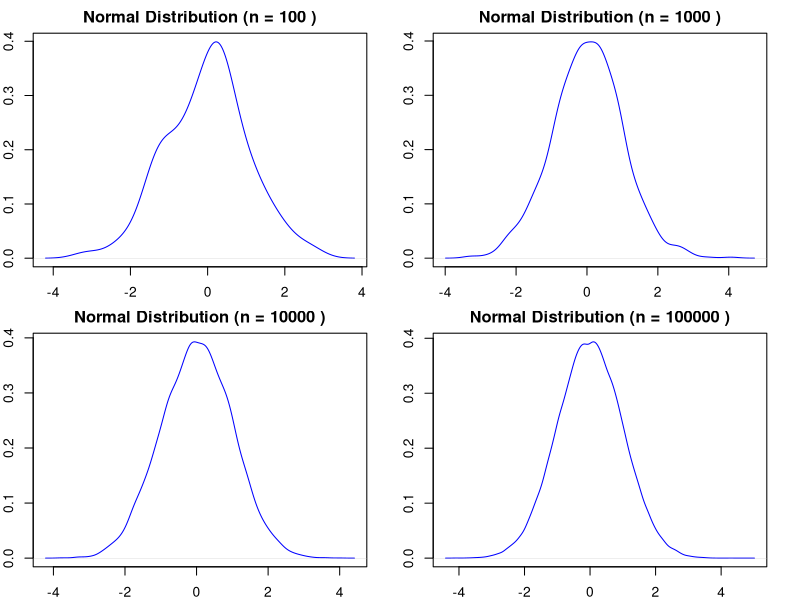
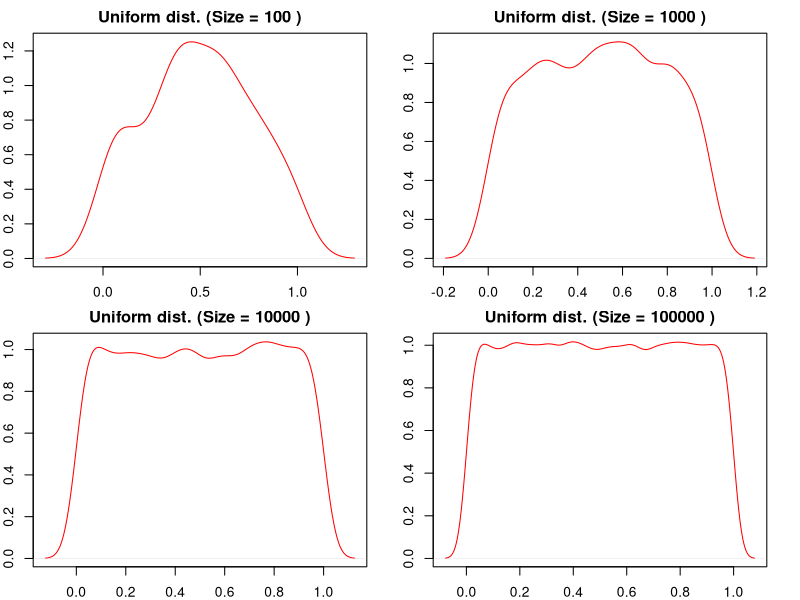
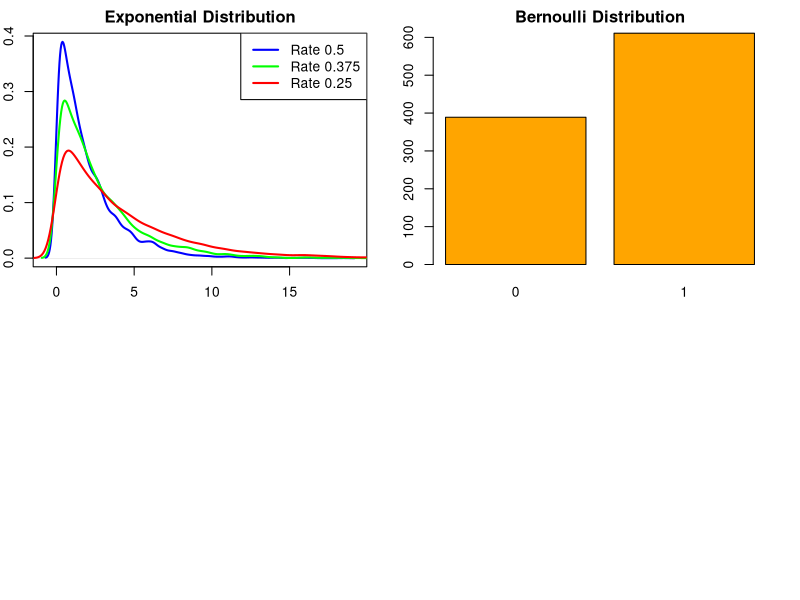
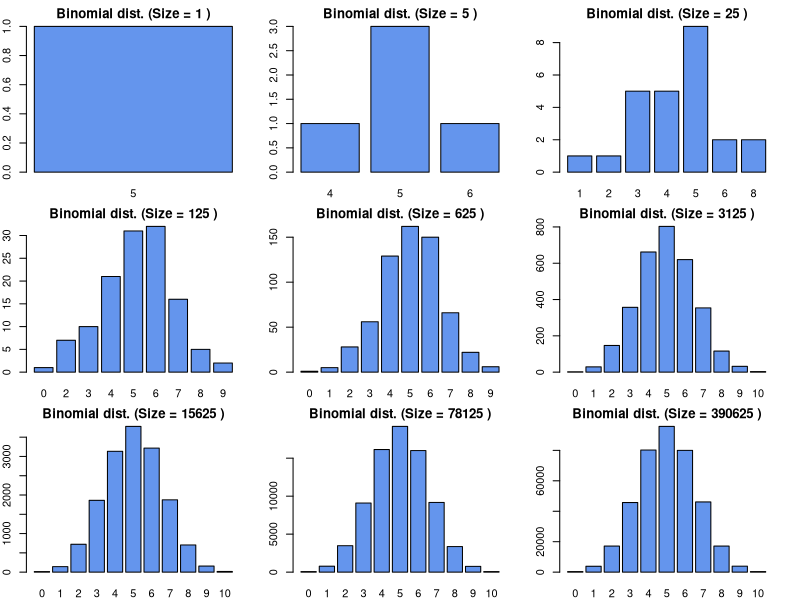
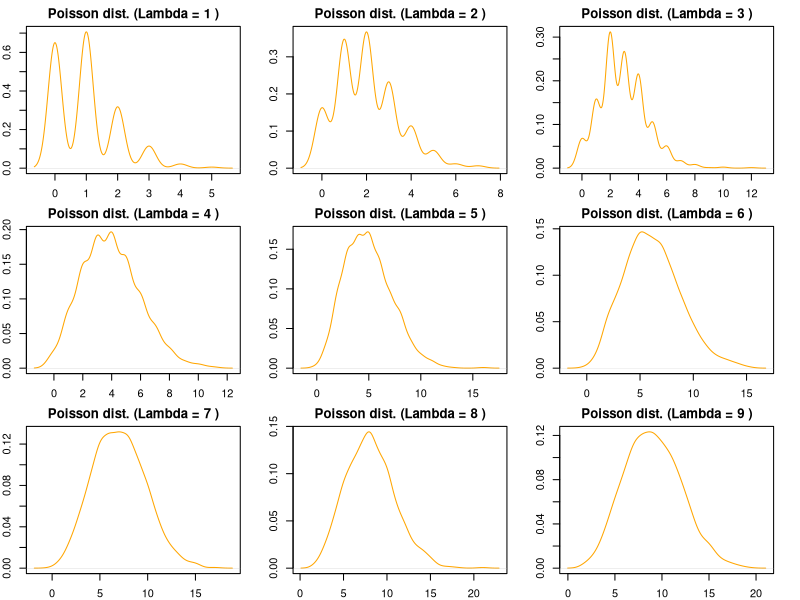
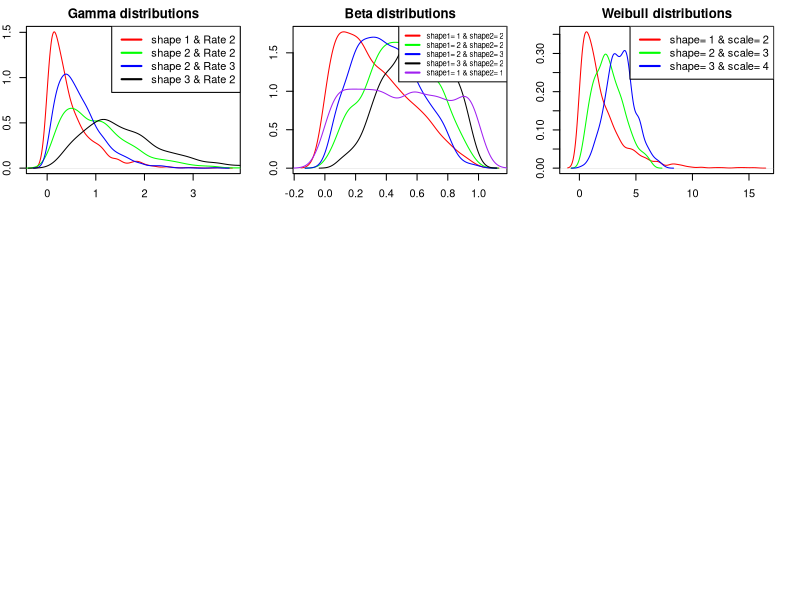
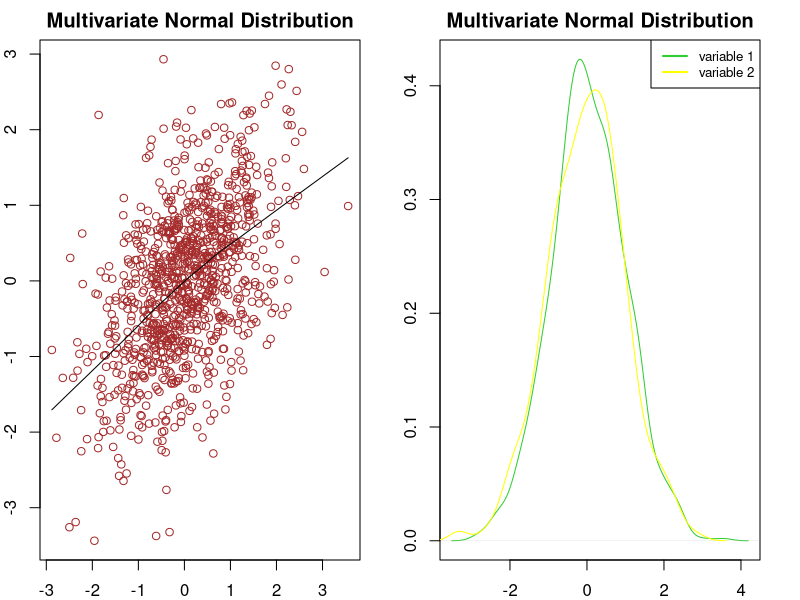
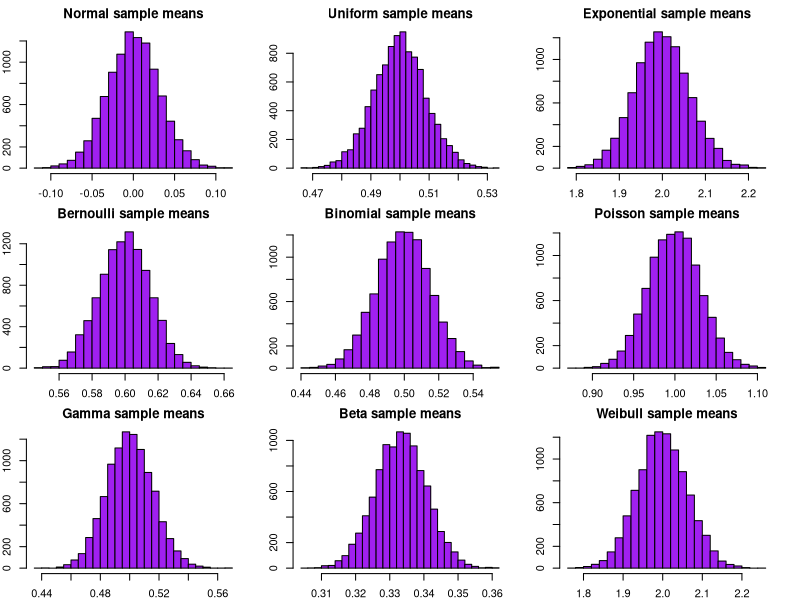

Write the R code that produced these figures, in order.
## ---- chunk 1
knitr::opts_chunk$set(collapse = TRUE, fig.show = 'all', options(scipen = 999))
## ---- chunk 2
#set the random number generator seed for reproducible results
set.seed(111)
#create a 2 by 2 grid of plots
par(mar=c(2,2,2,2), mfrow = c(2, 2))
#generate data from the standard normal distribution with different sample sizes
sample_sizes <- c(100, 1000, 10000, 100000)
for (size in sample_sizes) {
  data <- rnorm(size, mean = 0, sd = 1)
  #create a density plot for each sample size
  plot(density(data), col = "blue", 
       main = paste("Normal Distribution (n =", size, ")"))
  # Calculate summary statistics
  mean_data <- mean(data)
  sd_data <- sd(data)
  cat("Summary Statistics (n =", size, "):\n")
  cat("Mean:", mean_data, "\n")
  cat("Standard Deviation:", sd_data, "\n\n")}
# Reset the plotting layout to default
par(mfrow = c(1, 1))

## ---- chunk 3
rm(list=ls())#clear the workspace(incase we reuse variable names)
#generate data from a uniform distribution
set.seed(111)
minu <- 0
maxu <- 1
sizes <- c(100, 1000, 10000, 100000)
par(mar=c(2,2,2,2),mfrow=c(2,2))
for (i in 1:length(sizes)) {
  size <- sizes[i]
    #generate data from the binomial distribution
  datau <- runif(size, minu, maxu)
  #create a bar chart
  plot(density(datau), main = paste("Uniform dist. (Size =", size, ")"),
       col = "red")}
## ---- chunk 4
rm(list=ls())
#generate data from exponential distributions with different rates of decay
set.seed(111)
data_rate_0.5 <- rexp(10000, rate = 0.5)
data_rate_0.375 <- rexp(10000, rate = 0.375)
data_rate_0.25 <- rexp(10000, rate = 0.25)
#create a plot with density lines
#resize plotting window
par(mar=c(2,2,2,2))
plot(density(data_rate_0.5), col = "blue", lwd = 2, main = "Exponential Distribution", xlab = "Values", ylab = "Density")
lines(density(data_rate_0.375), col = "green", lwd = 2)
lines(density(data_rate_0.25), col = "red", lwd = 2)
legend("topright", legend = c("Rate 0.5", "Rate 0.375", "Rate 0.25"), col = c("blue", "green", "red"), lwd = 2)
## ---- chunk 5
rm(list=ls())
#generate data from a Bernoulli distribution
set.seed(111)
data <- rbinom(1000, size = 1, prob = 0.6)
#create a bar plot
barplot(table(data), col = "orange", 
        main = "Bernoulli Distribution")
## ---- chunk 6
rm(list=ls())
#set the seed for reproducible results
set.seed(111)
#define the fixed parameters
n <- 10          #number of trials (fixed)
p <- 0.5         #probability of success (fixed)
sizes <- c(1,5,25,125,625,3125,15625,78125,390625)#different number of observations
#create a 3x3 grid for the plots
par(mar=c(2,2,2,2), mfrow = c(3, 3))
#loop over the different sizes
for (i in 1:length(sizes)) {
  size <- sizes[i]
    #generate data from the binomial distribution
  data <- rbinom(size, n, p)
    #create a bar chart
  barplot(table(data), main = paste("Binomial dist. (Size =", size, ")"),
          xlab = "Number of Successes", 
          ylab = "Frequency", col = "cornflowerblue")}

## ---- chunk 7
rm(list=ls())
#set the seed for reproducible results
set.seed(111)
# Define the lambda values
lambdas <- c(1, 2, 3, 4, 5, 6, 7, 8, 9)
#create a 3x3 grid for the plots
par(mar=c(2,2,2,2), mfrow = c(3, 3))
# Loop over different lambda values
for (i in 1:length(lambdas)) {
  lambda <- lambdas[i]
  # Generate data from the Poisson distribution
  data <- rpois(1000, lambda = lambda)
  # Create a density plot
  plot(density(data), col = "orange", 
          main = paste("Poisson dist. (Lambda =", lambda, ")"),
          xlab = "Values", ylab = "Density")
}
## ---- chunk 8
rm(list=ls())
#set the seed for reproducible results
set.seed(111)
data_1 <- rgamma(1000, shape = 1, rate = 2)
data_2 <- rgamma(1000, shape = 2, rate = 2)
data_3 <- rgamma(1000, shape = 2, rate = 3)
data_4 <- rgamma(1000, shape = 3, rate = 2)
#create density plots
plot(density(data_1), col = "red", main = "Gamma distributions")
lines(density(data_2), col="green")
lines(density(data_3), col="blue")
lines(density(data_4), col="black")
legend("topright", legend = c("shape 1 & Rate 2",
                              "shape 2 & Rate 2",
                              "shape 2 & Rate 3",
                              "shape 3 & Rate 2"), 
       col = c("red", "green","blue","black" ), lwd = 2)
## ---- chunk 9
rm(list=ls())
#set the seed for reproducible results
set.seed(111)
data_1 <- rbeta(1000, shape1 = 1, shape2 = 2)
data_2 <- rbeta(1000, shape1 = 2, shape2 = 2)
data_3 <- rbeta(1000, shape1 = 2, shape2 = 3)
data_4 <- rbeta(1000, shape1 = 3, shape2 = 2)
data_5 <- rbeta(1000, shape1 = 1, shape2 = 1)
#create density plots
plot(density(data_1), col = "red", main = "Beta distributions")
lines(density(data_2), col="green")
lines(density(data_3), col="blue")
lines(density(data_4), col="black")
lines(density(data_5), col="purple")
legend("topright", legend = c("shape1= 1 & shape2= 2",
                              "shape1= 2 & shape2= 2",
                              "shape1= 2 & shape2= 3",
                              "shape1= 3 & shape2= 2",
                              "shape1= 1 & shape2= 1"), 
       col = c("red", "green","blue","black", "purple"), 
       cex = 0.7, lwd = 2)
## ---- chunk 10
rm(list=ls())
#set the seed for reproducible results
set.seed(111)
data_1 <- rweibull(1000, shape = 1, scale = 2)
data_2 <- rweibull(1000, shape = 2, scale = 3)
data_3 <- rweibull(1000, shape = 3, scale = 4)
#create density plots
plot(density(data_1), col = "red", main = "Weibull distributions")
lines(density(data_2), col="green")
lines(density(data_3), col="blue")
legend("topright", legend = c("shape= 1 & scale= 2",
                              "shape= 2 & scale= 3",
                              "shape= 3 & scale= 4"), 
       col = c("red", "green","blue"), lwd = 2)
## ---- chunk 11
rm(list=ls())
#generate data from a multivariate normal distribution
set.seed(111)
library(MASS)
mean_vec <- c(0, 0)
cov_mat <- matrix(c(1, 0.5, 0.5, 1), nrow = 2, ncol = 2)
data <- mvrnorm(1000, mu = mean_vec, Sigma = cov_mat)

par(mar=c(2,2,2,2), mfrow=c(1,2))
#create a scatter plot
scatter.smooth(data[, 1], data[, 2], col = "brown", 
               xlab = "variable 1",
               ylab = "variable 2",
               main = "Multivariate Normal Distribution")
plot(density(data[, 1]), col= "limegreen", 
     main = "Multivariate Normal Distribution")
lines(density(data[, 2]), col= "yellow")
legend("topright", legend = c("variable 1",
                              "variable 2"), 
       col = c("limegreen","yellow"), cex = 0.8,lwd = 2)

## ---- chunk 12
rm(list=ls())
set.seed(123)
normal_means <- replicate(10000, mean(rnorm(1000, mean = 0, sd = 1)))
uniform_means <- replicate(10000, mean(runif(1000, min = 0, max = 1)))
exponent_means <- replicate(10000, mean(rexp(1000, rate = 0.5)))
bernoulli_means <- replicate(10000,mean(rbinom(1000, size = 1, prob = 0.6)))
binomial_means <- replicate(10000, mean (rbinom(1000, 1, 0.5)))
poisson_means <- replicate(10000, mean(data <- rpois(1000, lambda = 1)))
gamma_means <- replicate(10000, mean(rgamma(1000, shape = 1, rate = 2)))
beta_means <- replicate(10000, mean(rbeta(1000, shape1 = 1, shape2 = 2)))
weibull_means <- replicate(10000, mean(rweibull(1000, shape = 1, scale = 2)))
par(mar=c(2,2,2,2), mfrow=c(3,3))
#plot a histogram of the sample means
hist(normal_means, breaks = 30, col = "purple", main = "Normal sample means")
hist(uniform_means, breaks = 30, col = "purple", main = "Uniform sample means")
hist(exponent_means, breaks = 30, col = "purple", 
     main = "Exponential sample means")
hist(bernoulli_means, breaks = 30, col = "purple", 
     main = "Bernoulli sample means")
hist(binomial_means, breaks = 30, col = "purple", main = "Binomial sample means")
hist(poisson_means, breaks = 30, col = "purple", main = "Poisson sample means")
hist(gamma_means, breaks = 30, col = "purple", main = "Gamma sample means")
hist(beta_means, breaks = 30, col = "purple", main = "Beta sample means")
hist(weibull_means, breaks = 30, col = "purple", main = "Weibull sample means")
